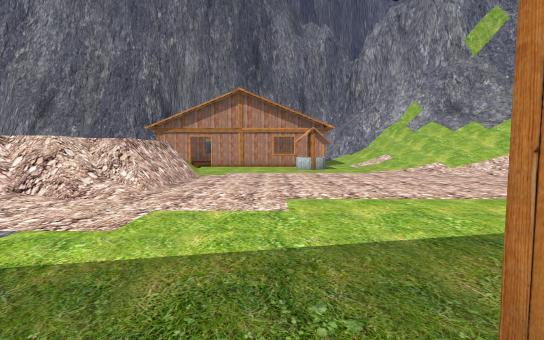
View 1 (above)

24 first-person views from a walk through a 3-D level made in the Unity game engine. The camera is 1.4 m above the floor, tilts 4° down and sees 90° across. The floor is counted in squares, 2 m on a side. Each view is taken from the middle of a square. On the plan, view 1 faces up. The plan holds only what a view shows up to about 9 squares ahead; the rest is blank. The place goes on beyond the plan. The player character is not drawn. Some surface patterns are stand-ins.

View 2
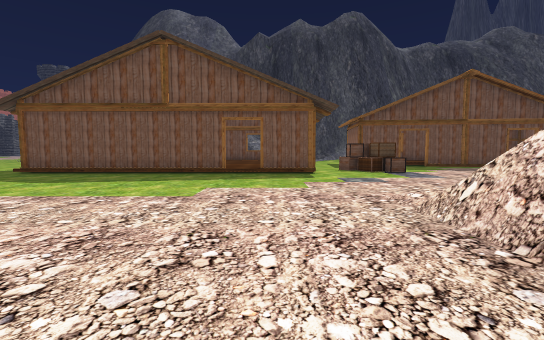

View 3
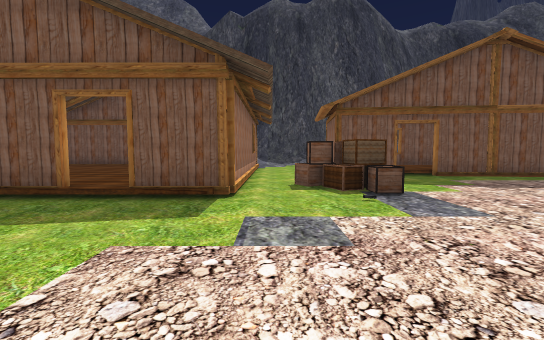

View 4
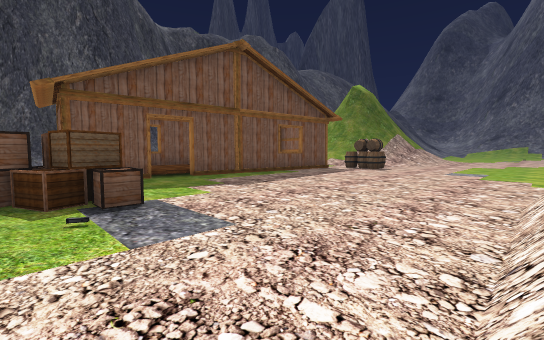

View 5
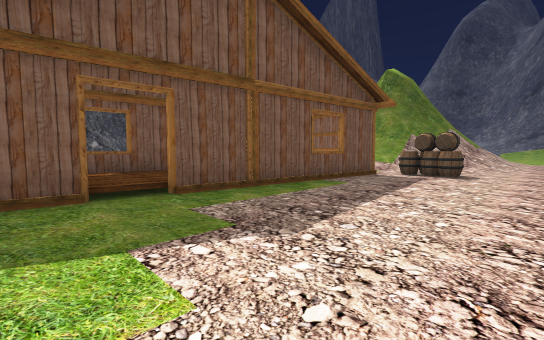

View 6
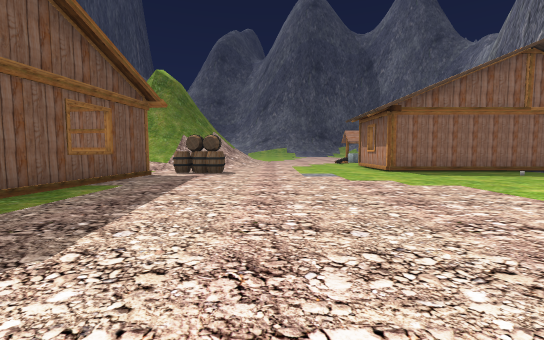

View 7
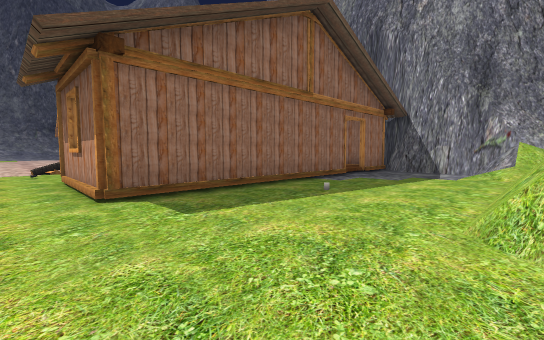

View 8
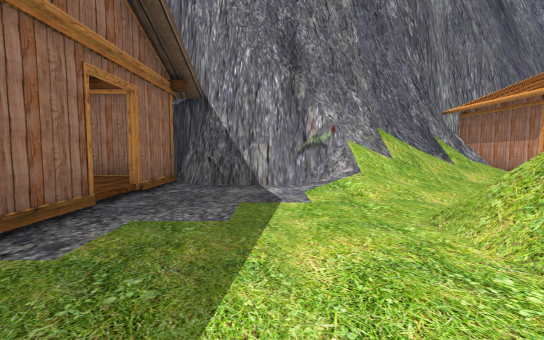

View 9
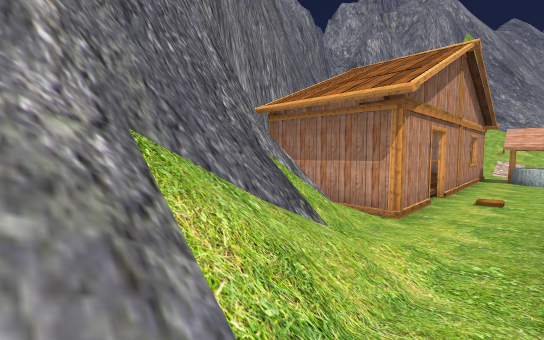

View 10
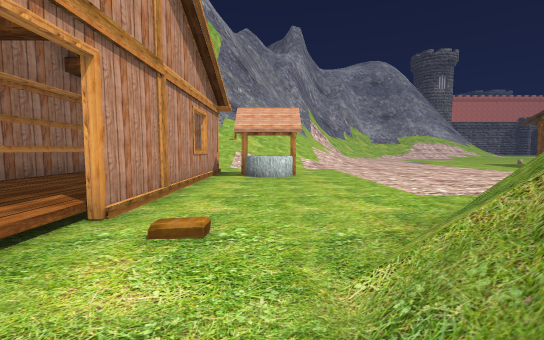

View 11
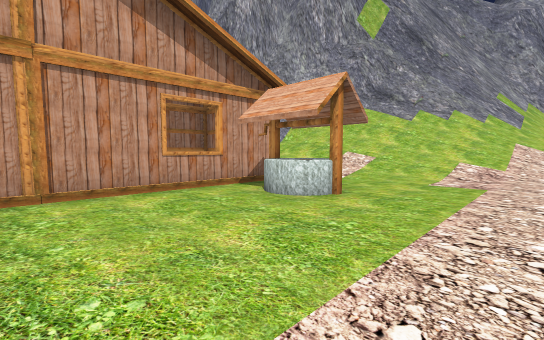

View 12
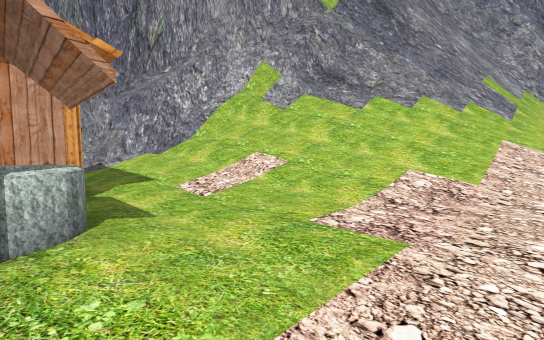

View 13
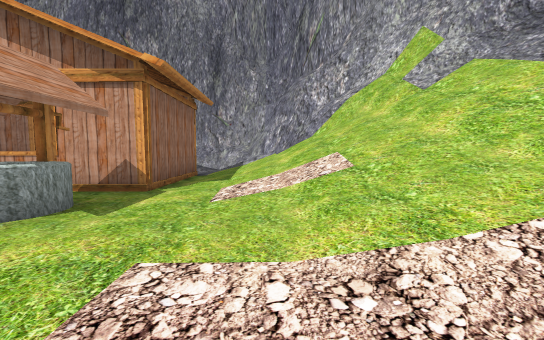

View 14
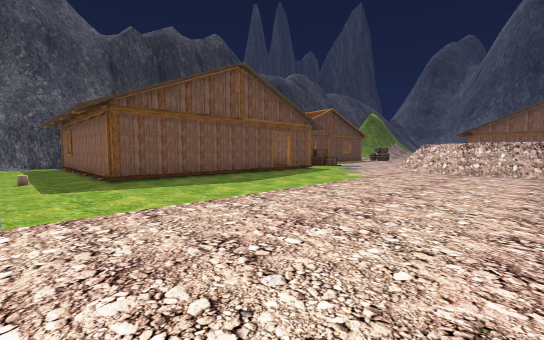

View 15
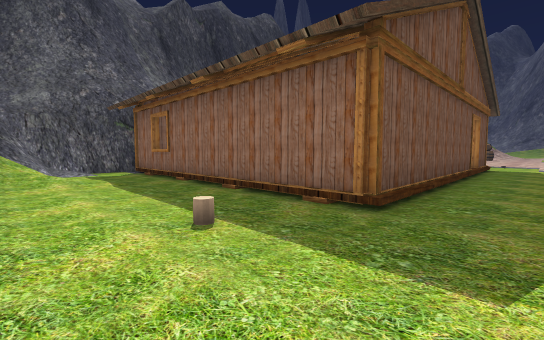

View 16
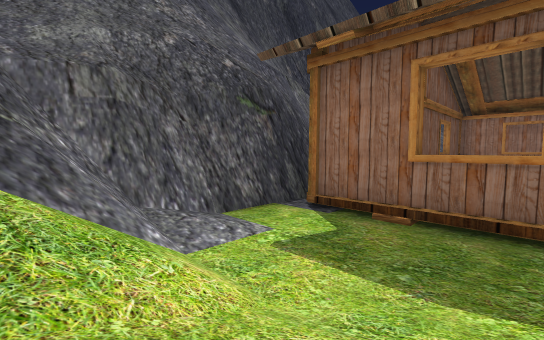

View 17
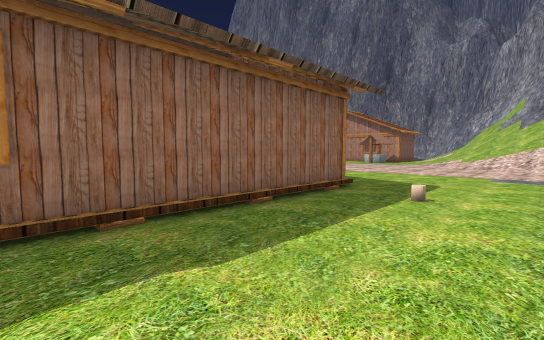

View 18
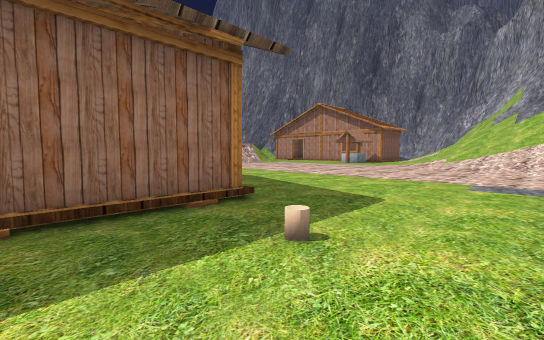

View 19
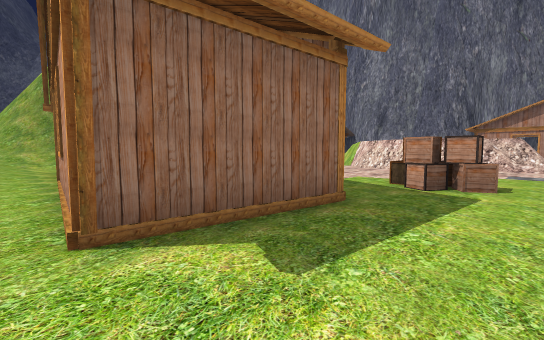

View 20
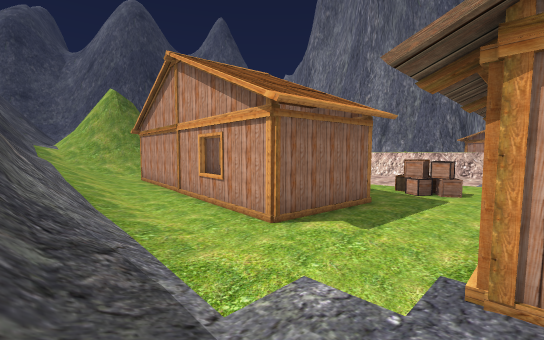

View 21
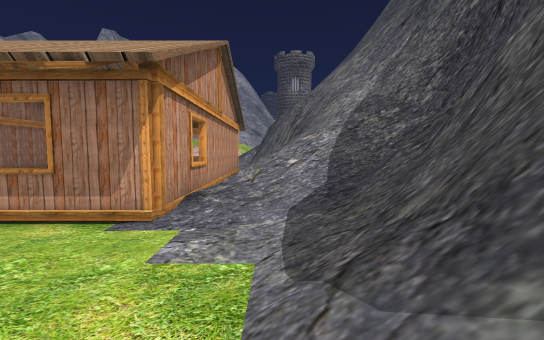

View 22
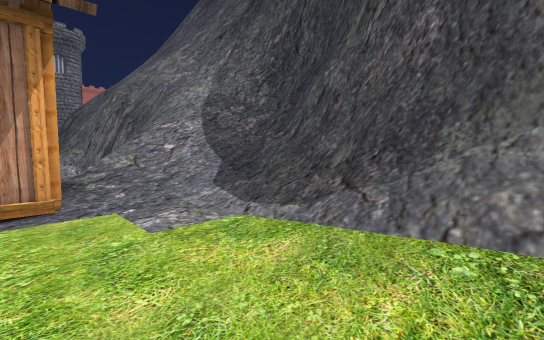

View 23
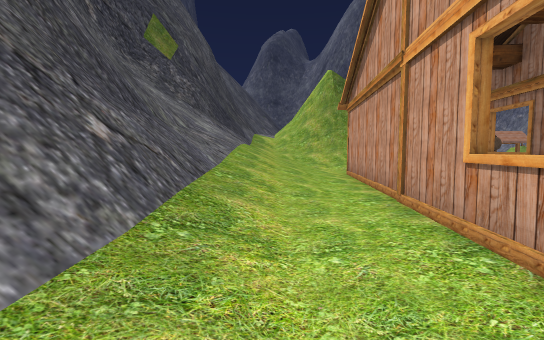

View 24
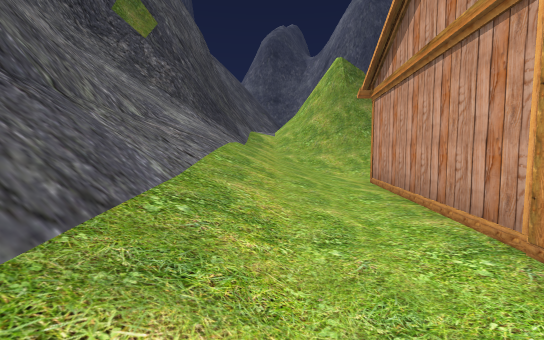

### Floor plan
Key: @ floor where view 1 was taken; # wall or solid block; x gap in a wall; . main floor; : floor 0.25 m higher than the main floor; + floor 0.5 m higher than the main floor; * floor 1.25 m higher than the main floor; % floor 2.5 m higher than the main floor; / step, stairs or slope; = window, fence, low wall or low ledge; v drop or lower ground; H house; B box; A barrel; W well; O other object.
Columns run from 15 left of view 1 to 10 right of it. Each row starts with its distance up from view 1.
 21                    #
 20                    ##
 19                   //##
 18          HHHHHHHHHH//###
 17          H        H///###
 16       ###H        H/////##
 15 ## ####//HH/HHHHHHH///////
 14 H###=///:../.....W.///////
 13 H..=///.........WW..//////
 12 ...//:    #/........//////
 11 H....#     //......../////
 10 H...#        .........////
  9 H...#       v..........///
  8 H...#       v...........//
  7 H...#     %%v.............
  6 H.../     %*=.............
  5 H..../    #=/.............
  4 ....../=vv+:..............
  3 ..........................
  2 ..........................
  1 ...........O..H.HHHHHH....
  0 ..........B..HH@++++++H...
 -1 AA........BB.H        H...
 -2 A..........B.H        H...
 -3 .HHHHHHH.H...H        H...
 -4  H     +xHH..H        H...
 -5 :H        H..H        H.//
 -6 /HHHHHHHHHH..H        H.//
 -7 /////........HHHH     H.//
 -8 /////////:..:///  .######=
 -9 //////=#////////vvvvvv #v#
-10 ////#######//////vvv//////
-11 ///##    ####/////////////
-12 //##        ###/### /#
-13 ###           ########

Where each view was taken, in squares from view 1:
view 1: 0 up, 0 right, facing up
view 2: 9 up, 1 left, facing down
view 3: 5 up, 3 left, facing down
view 4: 4 up, 4 left, facing down-left
view 5: 1 up, 6 left, facing down-left
view 6: 1 up, 6 left, facing left
view 7: 4 up, 11 left, facing up-left
view 8: 8 up, 13 left, facing up
view 9: 13 up, 11 left, facing up-right
view 10: 13 up, 6 left, facing right
view 11: 10 up, 2 left, facing up-right
view 12: 10 up, 2 right, facing up-right
view 13: 10 up, 5 right, facing up
view 14: 9 up, 9 right, facing down-left
view 15: 2 up, 10 right, facing down-left
view 16: 5 down, 10 right, facing down-left
view 17: 5 down, 10 right, facing up-left
view 18: 2 down, 10 right, facing up-left
view 19: 7 down, 3 left, facing up-left
view 20: 10 down, 2 left, facing up-left
view 21: 9 down, 6 left, facing right
view 22: 7 down, 6 left, facing down-right
view 23: 8 down, 6 left, facing left
view 24: 8 down, 8 left, facing left
